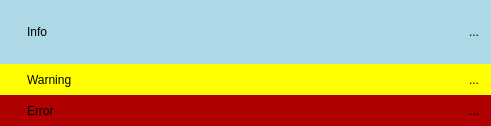
<?xml version="1.0" encoding="UTF-8"?>
<ui version="4.0">
 <class>NotificationWidget</class>
 <widget class="QWidget" name="NotificationWidget">
  <property name="geometry">
   <rect>
    <x>0</x>
    <y>0</y>
    <width>491</width>
    <height>126</height>
   </rect>
  </property>
  <property name="sizePolicy">
   <sizepolicy hsizetype="Preferred" vsizetype="Minimum">
    <horstretch>0</horstretch>
    <verstretch>0</verstretch>
   </sizepolicy>
  </property>
  <property name="windowTitle">
   <string>Form</string>
  </property>
  <property name="styleSheet">
   <string notr="true"/>
  </property>
  <layout class="QVBoxLayout" name="verticalLayout">
   <property name="spacing">
    <number>0</number>
   </property>
   <property name="leftMargin">
    <number>0</number>
   </property>
   <property name="topMargin">
    <number>0</number>
   </property>
   <property name="rightMargin">
    <number>0</number>
   </property>
   <property name="bottomMargin">
    <number>0</number>
   </property>
   <item>
    <widget class="QWidget" name="infoWidget" native="true">
     <property name="styleSheet">
      <string notr="true">background-color: lightblue;</string>
     </property>
     <layout class="QHBoxLayout" name="horizontalLayout">
      <property name="spacing">
       <number>10</number>
      </property>
      <property name="leftMargin">
       <number>10</number>
      </property>
      <property name="topMargin">
       <number>5</number>
      </property>
      <property name="rightMargin">
       <number>5</number>
      </property>
      <property name="bottomMargin">
       <number>5</number>
      </property>
      <item>
       <widget class="QLabel" name="infoIcon">
        <property name="sizePolicy">
         <sizepolicy hsizetype="Preferred" vsizetype="Expanding">
          <horstretch>0</horstretch>
          <verstretch>0</verstretch>
         </sizepolicy>
        </property>
        <property name="maximumSize">
         <size>
          <width>32</width>
          <height>32</height>
         </size>
        </property>
        <property name="text">
         <string/>
        </property>
        <property name="pixmap">
         <pixmap resource="../images/images.qrc">:/images/information.png</pixmap>
        </property>
        <property name="scaledContents">
         <bool>true</bool>
        </property>
       </widget>
      </item>
      <item>
       <widget class="QLabel" name="infoText">
        <property name="sizePolicy">
         <sizepolicy hsizetype="Expanding" vsizetype="Preferred">
          <horstretch>0</horstretch>
          <verstretch>0</verstretch>
         </sizepolicy>
        </property>
        <property name="text">
         <string>Info</string>
        </property>
       </widget>
      </item>
      <item>
       <widget class="QToolButton" name="stop1">
        <property name="text">
         <string>...</string>
        </property>
        <property name="icon">
         <iconset resource="../images/images.qrc">
          <normaloff>:/images/close.png</normaloff>:/images/close.png</iconset>
        </property>
        <property name="iconSize">
         <size>
          <width>24</width>
          <height>24</height>
         </size>
        </property>
        <property name="autoRaise">
         <bool>true</bool>
        </property>
       </widget>
      </item>
     </layout>
    </widget>
   </item>
   <item>
    <widget class="QWidget" name="warningWidget" native="true">
     <property name="styleSheet">
      <string notr="true">background-color: yellow;</string>
     </property>
     <layout class="QHBoxLayout" name="horizontalLayout_2">
      <property name="spacing">
       <number>10</number>
      </property>
      <property name="leftMargin">
       <number>10</number>
      </property>
      <property name="topMargin">
       <number>5</number>
      </property>
      <property name="rightMargin">
       <number>5</number>
      </property>
      <property name="bottomMargin">
       <number>5</number>
      </property>
      <item>
       <widget class="QLabel" name="warningIcon">
        <property name="maximumSize">
         <size>
          <width>32</width>
          <height>32</height>
         </size>
        </property>
        <property name="text">
         <string/>
        </property>
        <property name="pixmap">
         <pixmap resource="../images/images.qrc">:/images/warning.png</pixmap>
        </property>
        <property name="scaledContents">
         <bool>true</bool>
        </property>
       </widget>
      </item>
      <item>
       <widget class="QLabel" name="warningText">
        <property name="sizePolicy">
         <sizepolicy hsizetype="Expanding" vsizetype="Preferred">
          <horstretch>0</horstretch>
          <verstretch>0</verstretch>
         </sizepolicy>
        </property>
        <property name="text">
         <string>Warning</string>
        </property>
       </widget>
      </item>
      <item>
       <widget class="QToolButton" name="stop2">
        <property name="text">
         <string>...</string>
        </property>
        <property name="icon">
         <iconset resource="../images/images.qrc">
          <normaloff>:/images/close.png</normaloff>:/images/close.png</iconset>
        </property>
        <property name="iconSize">
         <size>
          <width>24</width>
          <height>24</height>
         </size>
        </property>
        <property name="autoRaise">
         <bool>true</bool>
        </property>
       </widget>
      </item>
     </layout>
    </widget>
   </item>
   <item>
    <widget class="QWidget" name="errorWidget" native="true">
     <property name="styleSheet">
      <string notr="true">background-color: rgb(176,0,0);</string>
     </property>
     <layout class="QHBoxLayout" name="horizontalLayout_3">
      <property name="spacing">
       <number>10</number>
      </property>
      <property name="leftMargin">
       <number>10</number>
      </property>
      <property name="topMargin">
       <number>5</number>
      </property>
      <property name="rightMargin">
       <number>5</number>
      </property>
      <property name="bottomMargin">
       <number>5</number>
      </property>
      <item>
       <widget class="QLabel" name="errorIcon">
        <property name="maximumSize">
         <size>
          <width>32</width>
          <height>32</height>
         </size>
        </property>
        <property name="text">
         <string/>
        </property>
        <property name="pixmap">
         <pixmap resource="../images/images.qrc">:/images/error.png</pixmap>
        </property>
        <property name="scaledContents">
         <bool>true</bool>
        </property>
       </widget>
      </item>
      <item>
       <widget class="QLabel" name="errorText">
        <property name="sizePolicy">
         <sizepolicy hsizetype="Expanding" vsizetype="Preferred">
          <horstretch>0</horstretch>
          <verstretch>0</verstretch>
         </sizepolicy>
        </property>
        <property name="text">
         <string>Error</string>
        </property>
       </widget>
      </item>
      <item>
       <widget class="QToolButton" name="stop3">
        <property name="text">
         <string>...</string>
        </property>
        <property name="icon">
         <iconset resource="../images/images.qrc">
          <normaloff>:/images/close.png</normaloff>:/images/close.png</iconset>
        </property>
        <property name="iconSize">
         <size>
          <width>24</width>
          <height>24</height>
         </size>
        </property>
        <property name="autoRaise">
         <bool>true</bool>
        </property>
       </widget>
      </item>
     </layout>
    </widget>
   </item>
  </layout>
 </widget>
 <resources>
  <include location="../images/images.qrc"/>
 </resources>
 <connections>
  <connection>
   <sender>stop1</sender>
   <signal>clicked()</signal>
   <receiver>NotificationWidget</receiver>
   <slot>onAnimationFinished()</slot>
   <hints>
    <hint type="sourcelabel">
     <x>399</x>
     <y>26</y>
    </hint>
    <hint type="destinationlabel">
     <x>291</x>
     <y>126</y>
    </hint>
   </hints>
  </connection>
  <connection>
   <sender>stop2</sender>
   <signal>clicked()</signal>
   <receiver>NotificationWidget</receiver>
   <slot>onAnimationFinished()</slot>
   <hints>
    <hint type="sourcelabel">
     <x>410</x>
     <y>66</y>
    </hint>
    <hint type="destinationlabel">
     <x>434</x>
     <y>108</y>
    </hint>
   </hints>
  </connection>
  <connection>
   <sender>stop3</sender>
   <signal>clicked()</signal>
   <receiver>NotificationWidget</receiver>
   <slot>onAnimationFinished()</slot>
   <hints>
    <hint type="sourcelabel">
     <x>394</x>
     <y>110</y>
    </hint>
    <hint type="destinationlabel">
     <x>412</x>
     <y>127</y>
    </hint>
   </hints>
  </connection>
 </connections>
 <slots>
  <slot>onAnimationFinished()</slot>
 </slots>
</ui>
